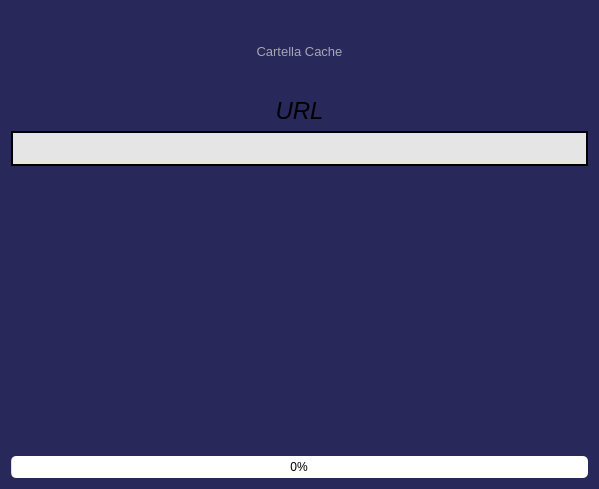
<?xml version="1.0" encoding="UTF-8"?>
<ui version="4.0">
 <class>StreamListAdd</class>
 <widget class="QWidget" name="StreamListAdd">
  <property name="geometry">
   <rect>
    <x>0</x>
    <y>0</y>
    <width>599</width>
    <height>489</height>
   </rect>
  </property>
  <property name="palette">
   <palette>
    <active>
     <colorrole role="Base">
      <brush brushstyle="SolidPattern">
       <color alpha="255">
        <red>255</red>
        <green>255</green>
        <blue>255</blue>
       </color>
      </brush>
     </colorrole>
     <colorrole role="Window">
      <brush brushstyle="SolidPattern">
       <color alpha="255">
        <red>40</red>
        <green>40</green>
        <blue>90</blue>
       </color>
      </brush>
     </colorrole>
    </active>
    <inactive>
     <colorrole role="Base">
      <brush brushstyle="SolidPattern">
       <color alpha="255">
        <red>255</red>
        <green>255</green>
        <blue>255</blue>
       </color>
      </brush>
     </colorrole>
     <colorrole role="Window">
      <brush brushstyle="SolidPattern">
       <color alpha="255">
        <red>40</red>
        <green>40</green>
        <blue>90</blue>
       </color>
      </brush>
     </colorrole>
    </inactive>
    <disabled>
     <colorrole role="Base">
      <brush brushstyle="SolidPattern">
       <color alpha="255">
        <red>40</red>
        <green>40</green>
        <blue>90</blue>
       </color>
      </brush>
     </colorrole>
     <colorrole role="Window">
      <brush brushstyle="SolidPattern">
       <color alpha="255">
        <red>40</red>
        <green>40</green>
        <blue>90</blue>
       </color>
      </brush>
     </colorrole>
    </disabled>
   </palette>
  </property>
  <property name="windowTitle">
   <string>Streaming List</string>
  </property>
  <property name="windowIcon">
   <iconset resource="icons.qrc">
    <normaloff>:/mytunefy/resources/icons/stream_icon.png</normaloff>:/mytunefy/resources/icons/stream_icon.png</iconset>
  </property>
  <layout class="QVBoxLayout" name="verticalLayout">
   <item>
    <layout class="QVBoxLayout" name="verticalLayout_2">
     <property name="spacing">
      <number>10</number>
     </property>
     <property name="leftMargin">
      <number>120</number>
     </property>
     <property name="topMargin">
      <number>10</number>
     </property>
     <property name="rightMargin">
      <number>120</number>
     </property>
     <property name="bottomMargin">
      <number>10</number>
     </property>
     <item>
      <widget class="QPushButton" name="pushButtonFolder">
       <property name="sizePolicy">
        <sizepolicy hsizetype="Preferred" vsizetype="Preferred">
         <horstretch>0</horstretch>
         <verstretch>0</verstretch>
        </sizepolicy>
       </property>
       <property name="minimumSize">
        <size>
         <width>204</width>
         <height>60</height>
        </size>
       </property>
       <property name="maximumSize">
        <size>
         <width>600</width>
         <height>16777215</height>
        </size>
       </property>
       <property name="font">
        <font>
         <pointsize>10</pointsize>
        </font>
       </property>
       <property name="styleSheet">
        <string notr="true">QPushButton {
  
	border: 2px solid #8f8f91;
    background-color: qlineargradient(x1: 0, y1: 0, x2: 0, y2: 1,
                                      stop: 0 #000000, stop: 1 #535353);
	border-radius: 20px;
	color: rgba(200, 200, 200, 200);
    min-width: 200px;
}

QPushButton:pressed {
    background-color: qlineargradient(x1: 0, y1: 0, x2: 0, y2: 1,
                                      stop: 0 #dadbde, stop: 1 #f6f7fa);
}

QPushButton:flat {
    border: navy; /* no border for a flat push button */
}

QPushButton:hover{
	color: white;
	
	}
</string>
       </property>
       <property name="text">
        <string>Cartella Cache</string>
       </property>
       <property name="icon">
        <iconset>
         <normaloff>../resources/icons/new-folder-music.png</normaloff>../resources/icons/new-folder-music.png</iconset>
       </property>
       <property name="iconSize">
        <size>
         <width>60</width>
         <height>60</height>
        </size>
       </property>
       <property name="flat">
        <bool>true</bool>
       </property>
      </widget>
     </item>
    </layout>
   </item>
   <item>
    <spacer name="verticalSpacer">
     <property name="orientation">
      <enum>Qt::Vertical</enum>
     </property>
     <property name="sizeHint" stdset="0">
      <size>
       <width>20</width>
       <height>40</height>
      </size>
     </property>
    </spacer>
   </item>
   <item>
    <widget class="QLabel" name="label_URL">
     <property name="maximumSize">
      <size>
       <width>16777215</width>
       <height>45</height>
      </size>
     </property>
     <property name="font">
      <font>
       <pointsize>18</pointsize>
       <italic>true</italic>
      </font>
     </property>
     <property name="text">
      <string>URL</string>
     </property>
     <property name="alignment">
      <set>Qt::AlignCenter</set>
     </property>
    </widget>
   </item>
   <item>
    <spacer name="verticalSpacer_2">
     <property name="orientation">
      <enum>Qt::Vertical</enum>
     </property>
     <property name="sizeHint" stdset="0">
      <size>
       <width>20</width>
       <height>40</height>
      </size>
     </property>
    </spacer>
   </item>
   <item>
    <widget class="QPlainTextEdit" name="plainTextEditUrl">
     <property name="sizePolicy">
      <sizepolicy hsizetype="Preferred" vsizetype="Fixed">
       <horstretch>0</horstretch>
       <verstretch>0</verstretch>
      </sizepolicy>
     </property>
     <property name="minimumSize">
      <size>
       <width>0</width>
       <height>35</height>
      </size>
     </property>
     <property name="maximumSize">
      <size>
       <width>16777215</width>
       <height>40</height>
      </size>
     </property>
     <property name="palette">
      <palette>
       <active>
        <colorrole role="Button">
         <brush brushstyle="SolidPattern">
          <color alpha="255">
           <red>229</red>
           <green>229</green>
           <blue>229</blue>
          </color>
         </brush>
        </colorrole>
        <colorrole role="Base">
         <brush brushstyle="SolidPattern">
          <color alpha="255">
           <red>229</red>
           <green>229</green>
           <blue>229</blue>
          </color>
         </brush>
        </colorrole>
        <colorrole role="Window">
         <brush brushstyle="SolidPattern">
          <color alpha="255">
           <red>229</red>
           <green>229</green>
           <blue>229</blue>
          </color>
         </brush>
        </colorrole>
       </active>
       <inactive>
        <colorrole role="Button">
         <brush brushstyle="SolidPattern">
          <color alpha="255">
           <red>229</red>
           <green>229</green>
           <blue>229</blue>
          </color>
         </brush>
        </colorrole>
        <colorrole role="Base">
         <brush brushstyle="SolidPattern">
          <color alpha="255">
           <red>229</red>
           <green>229</green>
           <blue>229</blue>
          </color>
         </brush>
        </colorrole>
        <colorrole role="Window">
         <brush brushstyle="SolidPattern">
          <color alpha="255">
           <red>229</red>
           <green>229</green>
           <blue>229</blue>
          </color>
         </brush>
        </colorrole>
       </inactive>
       <disabled>
        <colorrole role="Button">
         <brush brushstyle="SolidPattern">
          <color alpha="255">
           <red>229</red>
           <green>229</green>
           <blue>229</blue>
          </color>
         </brush>
        </colorrole>
        <colorrole role="Base">
         <brush brushstyle="SolidPattern">
          <color alpha="255">
           <red>229</red>
           <green>229</green>
           <blue>229</blue>
          </color>
         </brush>
        </colorrole>
        <colorrole role="Window">
         <brush brushstyle="SolidPattern">
          <color alpha="255">
           <red>229</red>
           <green>229</green>
           <blue>229</blue>
          </color>
         </brush>
        </colorrole>
       </disabled>
      </palette>
     </property>
     <property name="font">
      <font>
       <family>Gill Sans MT</family>
       <pointsize>9</pointsize>
       <weight>50</weight>
       <bold>false</bold>
      </font>
     </property>
     <property name="statusTip">
      <string>Copiare link  Spotify qui</string>
     </property>
     <property name="autoFillBackground">
      <bool>true</bool>
     </property>
     <property name="styleSheet">
      <string notr="true">background-color: rgb(229, 229, 229);</string>
     </property>
     <property name="frameShape">
      <enum>QFrame::Box</enum>
     </property>
     <property name="frameShadow">
      <enum>QFrame::Plain</enum>
     </property>
     <property name="lineWidth">
      <number>2</number>
     </property>
     <property name="documentTitle">
      <string/>
     </property>
     <property name="plainText">
      <string/>
     </property>
     <property name="overwriteMode">
      <bool>false</bool>
     </property>
     <property name="backgroundVisible">
      <bool>false</bool>
     </property>
     <property name="centerOnScroll">
      <bool>false</bool>
     </property>
    </widget>
   </item>
   <item>
    <spacer name="verticalSpacer_3">
     <property name="orientation">
      <enum>Qt::Vertical</enum>
     </property>
     <property name="sizeHint" stdset="0">
      <size>
       <width>20</width>
       <height>40</height>
      </size>
     </property>
    </spacer>
   </item>
   <item>
    <widget class="QListWidget" name="listWidgetUrls">
     <property name="sizePolicy">
      <sizepolicy hsizetype="Expanding" vsizetype="Preferred">
       <horstretch>0</horstretch>
       <verstretch>0</verstretch>
      </sizepolicy>
     </property>
     <property name="minimumSize">
      <size>
       <width>200</width>
       <height>0</height>
      </size>
     </property>
     <property name="maximumSize">
      <size>
       <width>16777215</width>
       <height>200</height>
      </size>
     </property>
     <property name="palette">
      <palette>
       <active>
        <colorrole role="WindowText">
         <brush brushstyle="SolidPattern">
          <color alpha="255">
           <red>255</red>
           <green>255</green>
           <blue>255</blue>
          </color>
         </brush>
        </colorrole>
        <colorrole role="Button">
         <brush brushstyle="SolidPattern">
          <color alpha="255">
           <red>40</red>
           <green>40</green>
           <blue>90</blue>
          </color>
         </brush>
        </colorrole>
        <colorrole role="Text">
         <brush brushstyle="SolidPattern">
          <color alpha="255">
           <red>255</red>
           <green>255</green>
           <blue>255</blue>
          </color>
         </brush>
        </colorrole>
        <colorrole role="ButtonText">
         <brush brushstyle="SolidPattern">
          <color alpha="255">
           <red>255</red>
           <green>255</green>
           <blue>255</blue>
          </color>
         </brush>
        </colorrole>
        <colorrole role="Base">
         <brush brushstyle="SolidPattern">
          <color alpha="255">
           <red>40</red>
           <green>40</green>
           <blue>90</blue>
          </color>
         </brush>
        </colorrole>
        <colorrole role="Window">
         <brush brushstyle="SolidPattern">
          <color alpha="255">
           <red>40</red>
           <green>40</green>
           <blue>90</blue>
          </color>
         </brush>
        </colorrole>
       </active>
       <inactive>
        <colorrole role="WindowText">
         <brush brushstyle="SolidPattern">
          <color alpha="255">
           <red>255</red>
           <green>255</green>
           <blue>255</blue>
          </color>
         </brush>
        </colorrole>
        <colorrole role="Button">
         <brush brushstyle="SolidPattern">
          <color alpha="255">
           <red>40</red>
           <green>40</green>
           <blue>90</blue>
          </color>
         </brush>
        </colorrole>
        <colorrole role="Text">
         <brush brushstyle="SolidPattern">
          <color alpha="255">
           <red>255</red>
           <green>255</green>
           <blue>255</blue>
          </color>
         </brush>
        </colorrole>
        <colorrole role="ButtonText">
         <brush brushstyle="SolidPattern">
          <color alpha="255">
           <red>255</red>
           <green>255</green>
           <blue>255</blue>
          </color>
         </brush>
        </colorrole>
        <colorrole role="Base">
         <brush brushstyle="SolidPattern">
          <color alpha="255">
           <red>40</red>
           <green>40</green>
           <blue>90</blue>
          </color>
         </brush>
        </colorrole>
        <colorrole role="Window">
         <brush brushstyle="SolidPattern">
          <color alpha="255">
           <red>40</red>
           <green>40</green>
           <blue>90</blue>
          </color>
         </brush>
        </colorrole>
       </inactive>
       <disabled>
        <colorrole role="WindowText">
         <brush brushstyle="SolidPattern">
          <color alpha="255">
           <red>255</red>
           <green>255</green>
           <blue>255</blue>
          </color>
         </brush>
        </colorrole>
        <colorrole role="Button">
         <brush brushstyle="SolidPattern">
          <color alpha="255">
           <red>40</red>
           <green>40</green>
           <blue>90</blue>
          </color>
         </brush>
        </colorrole>
        <colorrole role="Text">
         <brush brushstyle="SolidPattern">
          <color alpha="255">
           <red>255</red>
           <green>255</green>
           <blue>255</blue>
          </color>
         </brush>
        </colorrole>
        <colorrole role="ButtonText">
         <brush brushstyle="SolidPattern">
          <color alpha="255">
           <red>255</red>
           <green>255</green>
           <blue>255</blue>
          </color>
         </brush>
        </colorrole>
        <colorrole role="Base">
         <brush brushstyle="SolidPattern">
          <color alpha="255">
           <red>40</red>
           <green>40</green>
           <blue>90</blue>
          </color>
         </brush>
        </colorrole>
        <colorrole role="Window">
         <brush brushstyle="SolidPattern">
          <color alpha="255">
           <red>40</red>
           <green>40</green>
           <blue>90</blue>
          </color>
         </brush>
        </colorrole>
       </disabled>
      </palette>
     </property>
     <property name="font">
      <font>
       <family>Gill Sans MT</family>
       <pointsize>13</pointsize>
       <italic>true</italic>
      </font>
     </property>
     <property name="statusTip">
      <string>Doppio click sulla voce selezionata per rimuoverla dalla lista</string>
     </property>
     <property name="styleSheet">
      <string notr="true">QListWidget{
	background-color: ;
	background-color: rgb(40, 40, 90);
	font-family: &quot;Gill Sans MT&quot;;
	color: #ffffff;
}
</string>
     </property>
     <property name="frameShape">
      <enum>QFrame::NoFrame</enum>
     </property>
     <property name="alternatingRowColors">
      <bool>true</bool>
     </property>
     <property name="textElideMode">
      <enum>Qt::ElideRight</enum>
     </property>
     <property name="resizeMode">
      <enum>QListView::Adjust</enum>
     </property>
    </widget>
   </item>
   <item>
    <spacer name="verticalSpacer_4">
     <property name="orientation">
      <enum>Qt::Vertical</enum>
     </property>
     <property name="sizeType">
      <enum>QSizePolicy::Fixed</enum>
     </property>
     <property name="sizeHint" stdset="0">
      <size>
       <width>20</width>
       <height>20</height>
      </size>
     </property>
    </spacer>
   </item>
   <item>
    <widget class="QPushButton" name="pushButtonStream">
     <property name="enabled">
      <bool>true</bool>
     </property>
     <property name="minimumSize">
      <size>
       <width>440</width>
       <height>100</height>
      </size>
     </property>
     <property name="statusTip">
      <string>Premere per accedere al Player</string>
     </property>
     <property name="styleSheet">
      <string notr="true">QPushButton {
  
    border-radius: 20px;
	color: rgba(200, 200, 200, 200);
	margin-right: 120px;
	margin-left: 120px;
	image: url(:/mytunefy/resources/icons/stream_grey.png);
    min-width: 200px;
}

QPushButton:pressed {
    background-color: qlineargradient(x1: 0, y1: 0, x2: 0, y2: 1,
                                      stop: 0 #dadbde, stop: 1 #f6f7fa);
}

QPushButton:flat {
    border: none; /* no border for a flat push button */
}

QPushButton:hover{
	color: white;
	image: url(:/mytunefy/resources/icons/stream_light-grey.png);
	}
</string>
     </property>
     <property name="text">
      <string/>
     </property>
     <property name="icon">
      <iconset>
       <normaloff>:/spotify/resources/icons/stream_icon.png</normaloff>:/spotify/resources/icons/stream_icon.png</iconset>
     </property>
     <property name="iconSize">
      <size>
       <width>80</width>
       <height>80</height>
      </size>
     </property>
     <property name="checkable">
      <bool>true</bool>
     </property>
     <property name="flat">
      <bool>false</bool>
     </property>
    </widget>
   </item>
   <item>
    <spacer name="verticalSpacer_5">
     <property name="orientation">
      <enum>Qt::Vertical</enum>
     </property>
     <property name="sizeType">
      <enum>QSizePolicy::Fixed</enum>
     </property>
     <property name="sizeHint" stdset="0">
      <size>
       <width>20</width>
       <height>10</height>
      </size>
     </property>
    </spacer>
   </item>
   <item>
    <widget class="QProgressBar" name="progressBar">
     <property name="enabled">
      <bool>true</bool>
     </property>
     <property name="styleSheet">
      <string notr="true"> border-radius: 5px;</string>
     </property>
     <property name="value">
      <number>0</number>
     </property>
     <property name="alignment">
      <set>Qt::AlignCenter</set>
     </property>
    </widget>
   </item>
   <item>
    <spacer name="verticalSpacer_6">
     <property name="orientation">
      <enum>Qt::Vertical</enum>
     </property>
     <property name="sizeHint" stdset="0">
      <size>
       <width>20</width>
       <height>40</height>
      </size>
     </property>
    </spacer>
   </item>
  </layout>
 </widget>
 <resources>
  <include location="icons.qrc"/>
 </resources>
 <connections/>
</ui>
